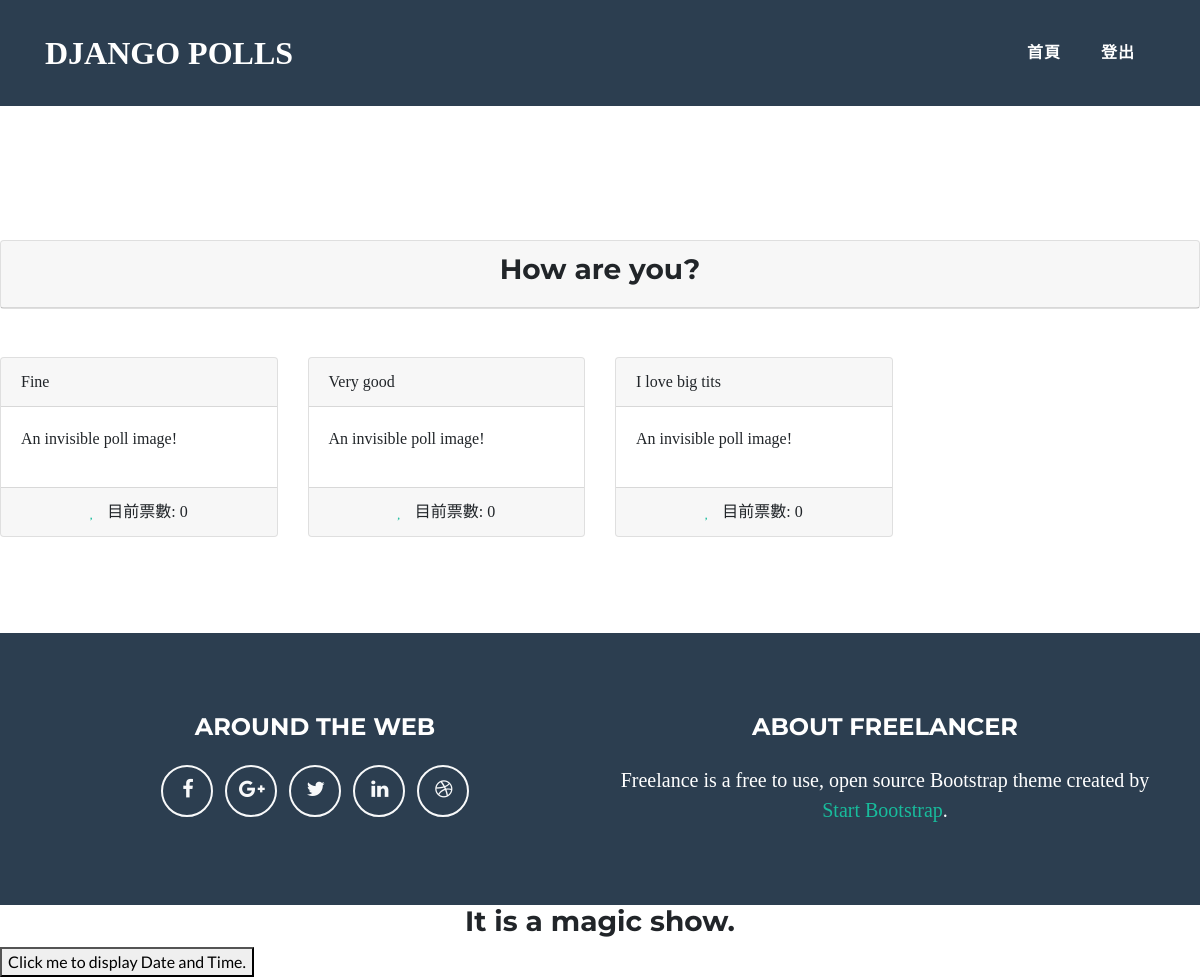
Before: /show_poll/11 (signed in) with the older database file.
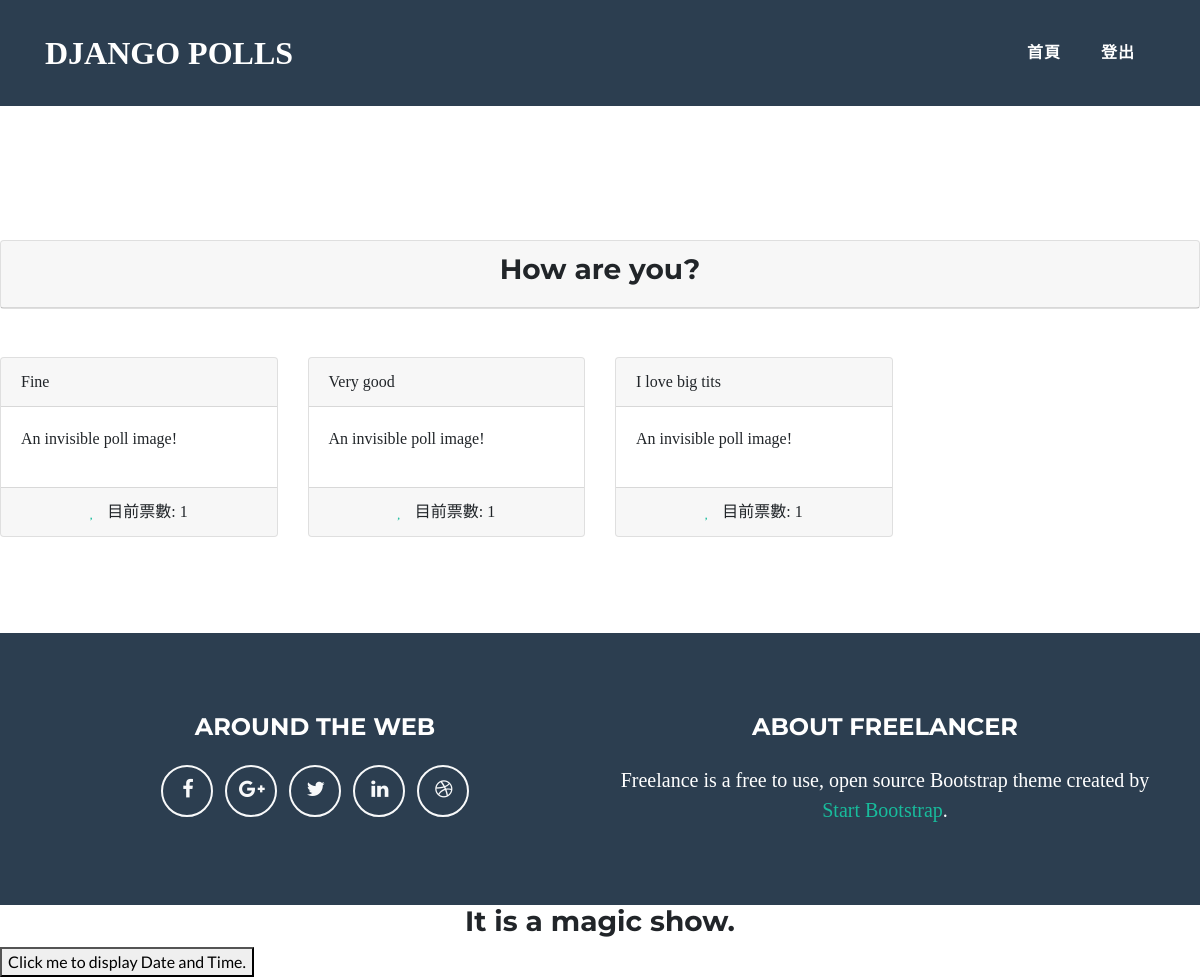
After: the same page with the newer database file.
### mysite/models.py (models this page shows, shortened)
class Poll(models.Model):
    user = models.ForeignKey(User, on_delete=models.CASCADE)
    name = models.CharField(max_length=200, null=False)
    explination = models.CharField(max_length=400, blank=True)
    created_at = models.DateField(auto_now_add=True)
    poll_logo = models.FileField(blank=True)
    enabled = models.BooleanField(default=False)

class PollItem(models.Model):
    poll = models.ForeignKey(Poll, on_delete=models.CASCADE)
    name = models.CharField(max_length=200, null=False)
    vote = models.PositiveIntegerField(default=0)

### mysite/views.py (the view)
# urls.py: path('show_poll/<int:id>',views.show_poll,name='show_poll'),
def show_poll(request, id):
    if request.user.is_authenticated:
        username = request.user.username
    poll = models.Poll.objects.get(pk=id)
    pollitems = models.PollItem.objects.filter(poll=poll)
    return HttpResponse(render(request, '../templates/show_poll.html', locals()))

### templates/show_poll.html (shortened to what this page needs)
{% extends "base.html" %}
{% block content %}
<br><br><br><br><br><br>
{% if username %}
<section>
<div class='row'>
        <div class='col-xl-12'>
            <div class='card'>
                <div class='card-header' align=center style='font-family:微軟正黑體'>
                    <h3>{{ poll.name }}</h3>
                </div>
            </div>
        </div>
    </div>
    <br><br>
    {% for pollitem in pollitems %}
        {% cycle "<div class='row'>" "" "" "" %}
            <div class='col-sm-3'>
                <div class='card'>
                    <div class='card-header' style='font-family:微軟正黑體'>
                        {{ pollitem.name }}
                    </div>
                    <div class='card-body'>
                        <p> An invisible poll image!</p>
                    </div>
                    <div class='card-footer' align=center style='font-family:微軟正黑體'>
                            <a href='/vote/{{ poll.id }}/{{ pollitem.id }}' title='VOTE!'>
                            <i class="far fa-heart"></i>
                            </a>
                            &nbsp;
                            目前票數: {{pollitem.vote}}
                    </div>
                </div>
            </div>
    {% endfor %}
</section>
{% else %}
<h3 align='center'>請先登入！</h3>
{% endif %}
{% endblock %}

### templates/base.html (shortened to what this page needs)
{% load static %}
<!DOCTYPE html>
<html>
  <head>
    <link href="{% static 'vendor/bootstrap/css/bootstrap.min.css' %}" rel="stylesheet">
    <link href="{% static 'vendor/font-awesome/css/font-awesome.min.css' %}" rel="stylesheet" type="text/css">
    <link href="{% static 'vendor/magnific-popup/magnific-popup.css' %}" rel="stylesheet" type="text/css">
    <link href="{% static 'css/freelancer.min.css' %}" rel="stylesheet">
  </head>
  <body id="page-top">
		{% include "header.html" %}
		{% block content %} {% endblock %}
		{% include "footer.html" %}
  </body>
</html>

### templates/header.html (shortened to what this page needs)
{% load static %}
    <nav class="navbar navbar-expand-lg bg-secondary fixed-top text-uppercase" id="mainNav">
      <div class="container">
        <a class="navbar-brand js-scroll-trigger" href="#page-top">Django polls</a>
        <div class="collapse navbar-collapse" id="navbarResponsive">
          <ul class="navbar-nav ml-auto">
            {% if HOME %}
            <li class="nav-item mx-0 mx-lg-1">
              <a class="nav-link py-3 px-0 px-lg-3 rounded js-scroll-trigger" href="#portfolio">項目</a>
            </li>
            <li class="nav-item mx-0 mx-lg-1">
              <a class="nav-link py-3 px-0 px-lg-3 rounded js-scroll-trigger" href="#about">關於</a>
            </li>
            <li class="nav-item mx-0 mx-lg-1">
              <a class="nav-link py-3 px-0 px-lg-3 rounded js-scroll-trigger" href="/add_poll">新增投票</a>
            </li>
            {% else %}
            <li class="nav-item mx-0 mx-lg-1">
              <a class="nav-link py-3 px-0 px-lg-3 rounded js-scroll-trigger" href="/">首頁</a>
            </li>
            {% endif %}
            {% if username %}
              <li class="nav-item mx-0 mx-lg-1">
              <a class="nav-link py-3 px-0 px-lg-3 rounded js-scroll-trigger" href="/accounts/logout">登出</a>
              </li>
            {% else %}
              <li class="nav-item mx-0 mx-lg-1">
              <a class="nav-link py-3 px-0 px-lg-3 rounded js-scroll-trigger" href="/accounts/login">登入</a>
              </li>
            {% endif %}
          </ul>
        </div>
      </div>
    </nav>

### templates/footer.html (shortened to what this page needs)
{% load static %}
    <footer class="footer text-center">
      <div class="container">
        <div class="row">
          <div class="col">
            <h4 class="text-uppercase mb-4">Around the Web</h4>
            <ul class="list-inline mb-0">
              <li class="list-inline-item">
                <a class="btn btn-outline-light btn-social text-center rounded-circle" href="#">
                  <i class="fa fa-fw fa-facebook"></i>
                </a>
              </li>
              <li class="list-inline-item">
                <a class="btn btn-outline-light btn-social text-center rounded-circle" href="#">
                  <i class="fa fa-fw fa-google-plus"></i>
                </a>
              </li>
              <li class="list-inline-item">
                <a class="btn btn-outline-light btn-social text-center rounded-circle" href="#">
                  <i class="fa fa-fw fa-twitter"></i>
                </a>
              </li>
              <li class="list-inline-item">
                <a class="btn btn-outline-light btn-social text-center rounded-circle" href="#">
                  <i class="fa fa-fw fa-linkedin"></i>
                </a>
              </li>
              <li class="list-inline-item">
                <a class="btn btn-outline-light btn-social text-center rounded-circle" href="#">
                  <i class="fa fa-fw fa-dribbble"></i>
                </a>
              </li>
            </ul>
          </div>
          <div class="col">
            <h4 class="text-uppercase mb-4">About Freelancer</h4>
            <p class="lead mb-0">Freelance is a free to use, open source Bootstrap theme created by
              <a href="http://startbootstrap.com">Start Bootstrap</a>.</p>
          </div>
        </div>
      </div>
    </footer>
<h3 align='center'>It is a magic show.</h3>
<button type="button" align='center' onclick="document.getElementById('demo').innerHTML = Date() " >
Click me to display Date and Time.
</button>

### templates/base.html (style rules this page uses)
h1, h2, h3, h4, h5, p, div { font-family: 微軟正黑體; }

Changed rows visible on the page:
changed PollItem "Fine": vote "0" → "1"
changed PollItem "Very good": vote "0" → "1"
changed PollItem "I love big tits": vote "0" → "1"
